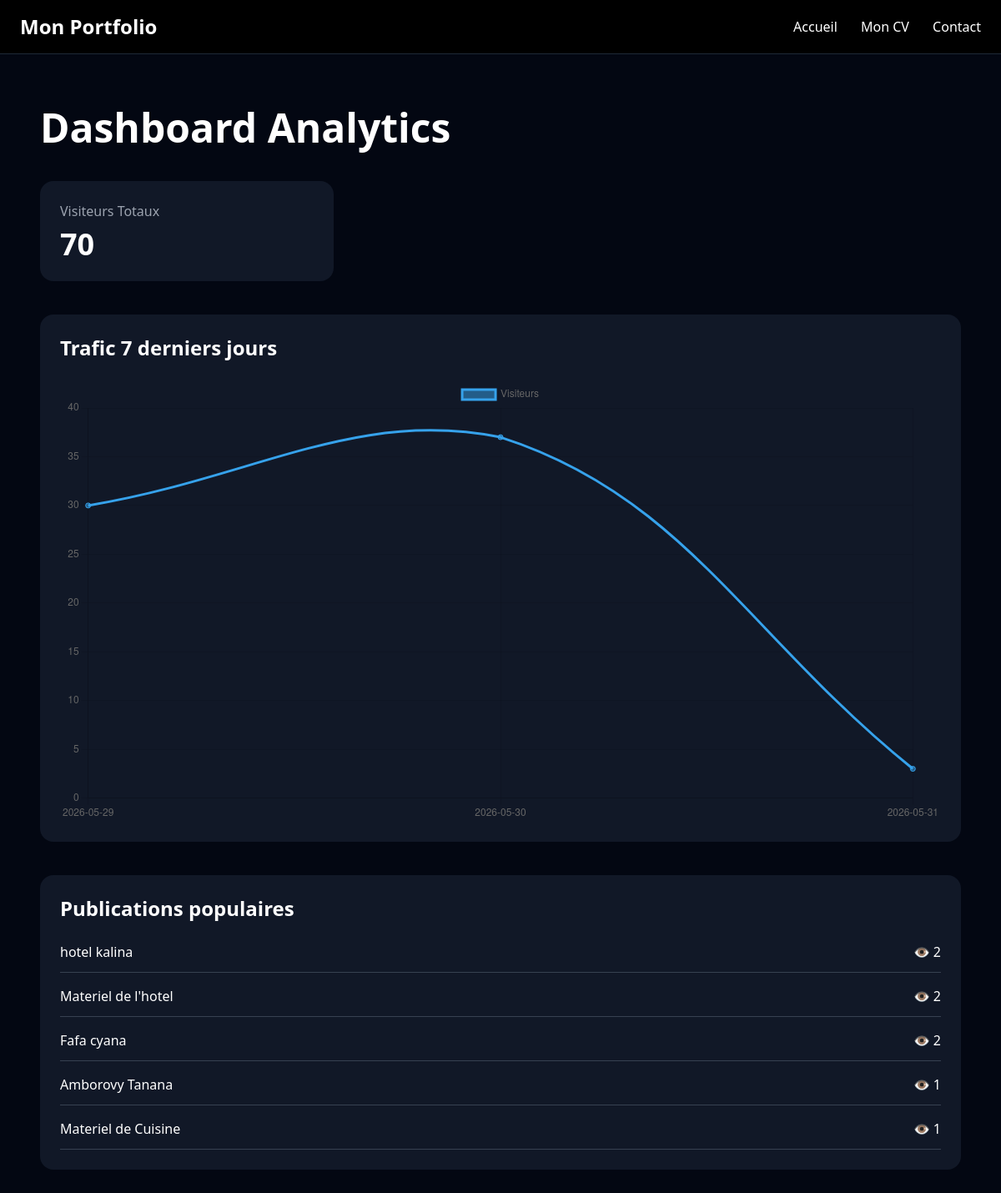
The page /dashboard/ (signed in) on the database its author committed.
### portfolio/models.py (models this page shows, shortened)
class Publication(models.Model):
    title = models.CharField(max_length=200)
    content = models.TextField()
    image = models.ImageField(upload_to='publications/', blank=True, null=True)
    created_at = models.DateTimeField(auto_now_add=True)
    views = models.PositiveIntegerField(default=0)
    is_published = models.BooleanField(default=True)

### portfolio/views.py (the view)
# urls.py: path('dashboard/', dashboard, name='dashboard'),
@login_required
def dashboard(request):
    today = now().date()
    seven_days_ago = today - timedelta(days=6)
    visitors_per_day = (
        VisitorAnalytics.objects
        .filter(
            visited_at__date__gte=seven_days_ago
        )
        .extra(
            {'day': "date(visited_at)"}
        )
        .values('day')
        .annotate(count=Count('id'))
        .order_by('day')
    )
    popular_publications = (
        Publication.objects
        .order_by('-views')[:5]
    )
    total_visitors = VisitorAnalytics.objects.count()
    context = {
        'visitors_per_day': visitors_per_day,
        'popular_publications': popular_publications,
        'total_visitors': total_visitors,
    }
    return render(
        request,
        'portfolio/dashboard.html',
        context
    )

### templates/portfolio/dashboard.html (shortened to what this page needs)
{% extends 'base.html' %}
{% block content %}
<section class="py-10">
    <h1 class="text-5xl font-bold mb-10">
        Dashboard Analytics
    </h1>
    <div class="grid md:grid-cols-3 gap-6 mb-10">
        <div class="bg-gray-900 p-6 rounded-2xl">
            <h2 class="text-gray-400 mb-2">
                Visiteurs Totaux
            </h2>
            <p class="text-4xl font-bold">
                {{ total_visitors }}
            </p>
        </div>
    </div>
    <div class="bg-gray-900 p-6 rounded-2xl mb-10">
        <h2 class="text-2xl font-bold mb-6">
            Trafic 7 derniers jours
        </h2>
        <canvas id="trafficChart"></canvas>
    </div>
    <div class="bg-gray-900 p-6 rounded-2xl">
        <h2 class="text-2xl font-bold mb-6">
            Publications populaires
        </h2>
        <div class="space-y-4">
            {% for publication in popular_publications %}
            <div class="flex justify-between border-b border-gray-700 pb-3">
                <span>
                    {{ publication.title }}
                </span>
                <span>
                    👁 {{ publication.views }}
                </span>
            </div>
            {% endfor %}
        </div>
    </div>
</section>
<script>
const ctx = document.getElementById('trafficChart');
new Chart(ctx, {
    type: 'line',
    data: {
        labels: [
            {% for item in visitors_per_day %}
                "{{ item.day }}",
            {% endfor %}
        ],
        datasets: [{
            label: 'Visiteurs',
            data: [
                {% for item in visitors_per_day %}
                    {{ item.count }},
                {% endfor %}
            ],
            tension: 0.4
        }]
    }
});
</script>
{% endblock %}

### rows shown on the page
Publication: title "hotel kalina", views "2"
Publication: title "Materiel de l'hotel", views "2"
Publication: title "Fafa cyana", views "2"
Publication: title "Amborovy Tanana", views "1"
Publication: title "Materiel de Cuisine", views "1"

### other values the page prints
{{ total_visitors }} "70"
chart data {{ item.day }} 2026-05-29, 2026-05-30, 2026-05-31
chart data {{ item.count }} 30, 37, 3
